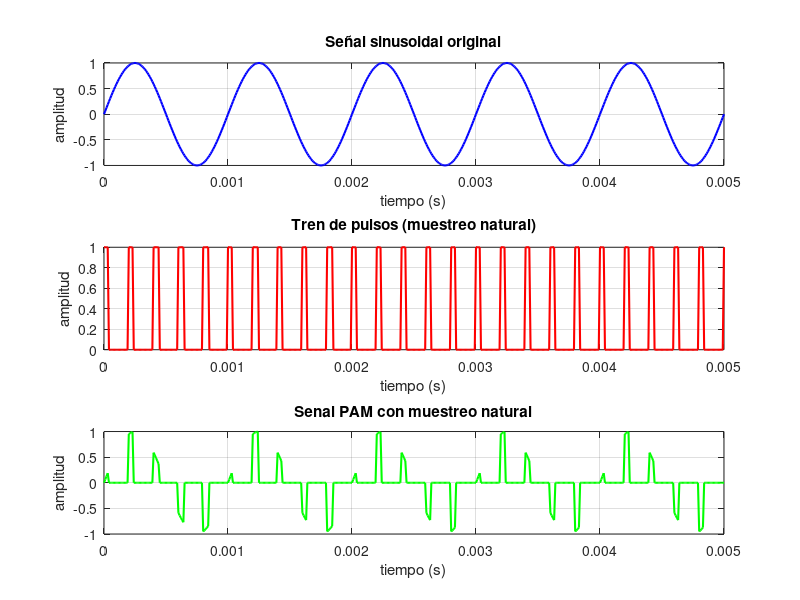

MATLAB code to generate this figure:
clc; clear; close all;  

A = 1;               % amplitud de la senal sinusoidal
fc = 1000;           % frecuencia de la senal sinusoidal (hz)
Ts = 1/100000;       % periodo de muestreo para la senal
t = 0:Ts:5/fc;       % vector de tiempo, de 0 a 5 periodos de la senal
m_t = A * sin(2 * pi * fc * t);  % genera la senal sinusoidal

fs = 5000;           % frecuencia de muestreo para pam
Ts_pam = 1/fs;       % periodo de muestreo para pam
d = 0.2;             % factor de duracion del pulso (ciclo de trabajo)
tau = d * Ts_pam;    % duracion del pulso

pulsos_natural = zeros(size(t));  % crea un vector de pulsos lleno de ceros
for i = 1:length(t)
    if mod(t(i), Ts_pam) < tau  % si el tiempo actual esta dentro del intervalo del pulso
        pulsos_natural(i) = 1;   % asigna 1 para indicar pulso activo
    end
end

m_pam_natural = m_t .* pulsos_natural;  % modula la senal sinusoidal con el tren de pulsos

figure;
subplot(3,1,1);
plot(t, m_t, 'b', 'LineWidth', 1.5);
xlabel('tiempo (s)');
ylabel('amplitud');
title('Señal sinusoidal original');
grid on;

subplot(3,1,2);
plot(t, pulsos_natural, 'r', 'LineWidth', 1.5);
xlabel('tiempo (s)');
ylabel('amplitud');
title('Tren de pulsos (muestreo natural)');
grid on;

subplot(3,1,3);
plot(t, m_pam_natural, 'g', 'LineWidth', 1.5);
xlabel('tiempo (s)');
ylabel('amplitud');
title('Senal PAM con muestreo natural');
grid on;
